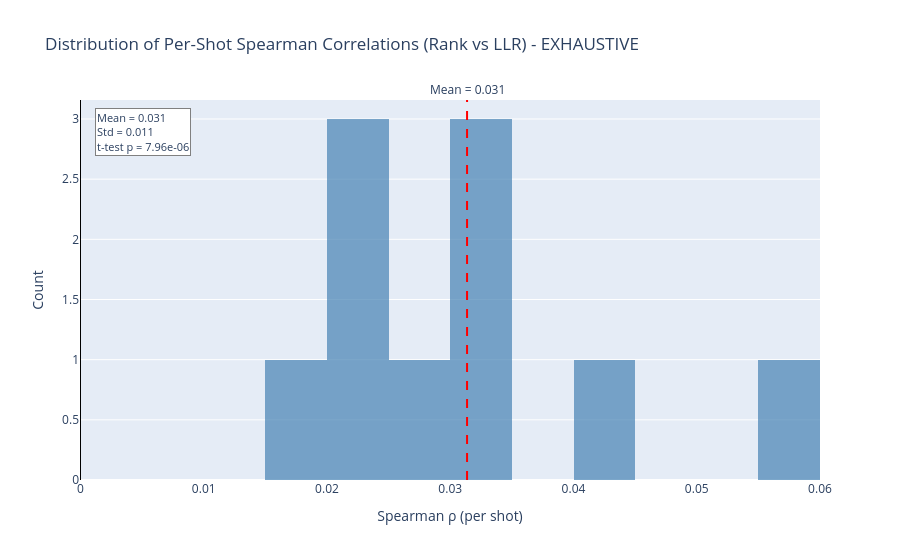

The notebook cell this image was saved under:
### Code cell
# ==============================================================================
# Histogram of Per-Shot Correlations
# ==============================================================================

fig = go.Figure()

# Histogram of per-shot Spearman correlations
fig.add_trace(go.Histogram(
    x=valid_correlations,
    nbinsx=max(10, n_valid // 2),
    name="Per-shot ρ",
    marker_color="steelblue",
    opacity=0.7,
))

# Add vertical line at mean
fig.add_vline(
    x=mean_rho,
    line_dash="dash",
    line_color="red",
    annotation_text=f"Mean = {mean_rho:.3f}",
    annotation_position="top",
)

# Add vertical line at 0
fig.add_vline(
    x=0,
    line_dash="solid",
    line_color="black",
    line_width=1,
)

fig.update_layout(
    title="Distribution of Per-Shot Spearman Correlations (Rank vs LLR) - EXHAUSTIVE",
    xaxis_title="Spearman ρ (per shot)",
    yaxis_title="Count",
    showlegend=False,
)

# Add annotation with statistics
stats_text = f"Mean = {mean_rho:.3f}<br>Std = {std_rho:.3f}"
if t_pval is not None:
    stats_text += f"<br>t-test p = {t_pval:.2e}"
fig.add_annotation(
    text=stats_text,
    xref="paper", yref="paper",
    x=0.02, y=0.98,
    showarrow=False,
    font=dict(size=11),
    bgcolor="white",
    bordercolor="gray",
    borderwidth=1,
    align="left",
)

fig.show()

### Figure 1 — Plotly figure (JSON) as saved in the notebook; plotly's stock layout.template omitted (floating-point values rounded to 4 significant figures)
{"data": [{"marker": {"color": "steelblue"}, "name": "Per-shot ρ", "nbinsx": 10, "opacity": 0.7, "type": "histogram", "x": [0.02306, 0.0297, 0.025, 0.02247, 0.05594, 0.01785, 0.03495, 0.0315, 0.0404, 0.03278]}], "layout": {"annotations": [{"showarrow": false, "text": "Mean = 0.031", "x": 0.03136, "xanchor": "center", "xref": "x", "y": 1, "yanchor": "bottom", "yref": "y domain"}, {"align": "left", "bgcolor": "white", "bordercolor": "gray", "borderwidth": 1, "font": {"size": 11}, "showarrow": false, "text": "Mean = 0.031<br>Std = 0.011<br>t-test p = 7.96e-06", "x": 0.02, "xref": "paper", "y": 0.98, "yref": "paper"}], "shapes": [{"line": {"color": "red", "dash": "dash"}, "type": "line", "x0": 0.03136, "x1": 0.03136, "xref": "x", "y0": 0, "y1": 1, "yref": "y domain"}, {"line": {"color": "black", "dash": "solid", "width": 1}, "type": "line", "x0": 0, "x1": 0, "xref": "x", "y0": 0, "y1": 1, "yref": "y domain"}], "showlegend": false, "title": {"text": "Distribution of Per-Shot Spearman Correlations (Rank vs LLR) - EXHAUSTIVE"}, "xaxis": {"title": {"text": "Spearman ρ (per shot)"}}, "yaxis": {"title": {"text": "Count"}}}}
